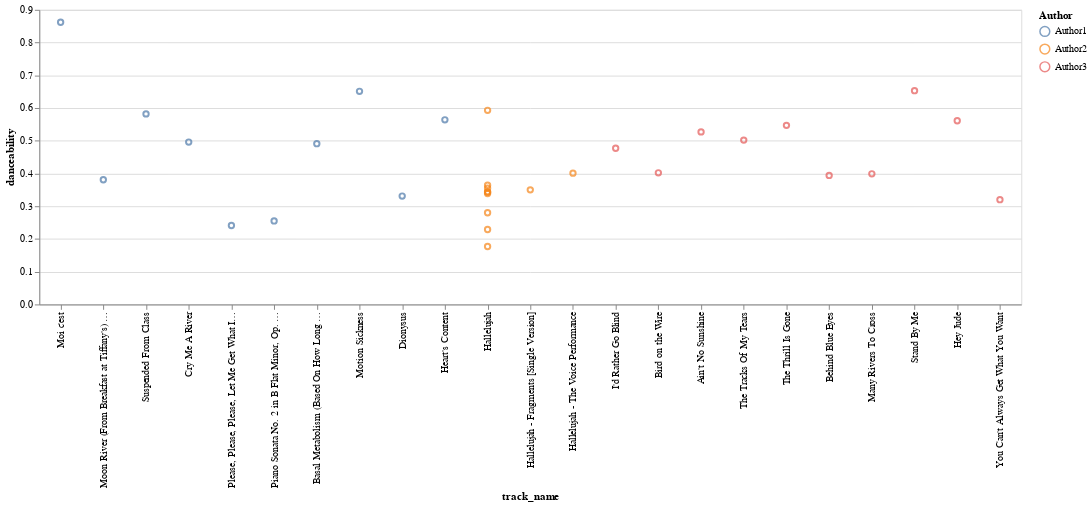

Notebook source saved alongside this figure:
### Markdown cell above
In the above cell, I picked 3 playlists from 3 users and combine them into one dataframe for the graph below.

### Code cell
alt.Chart(combined).mark_point().encode(
    x=alt.X("track_name", sort=None),
    y='danceability',
    color="Author",
    tooltip=["artist", "track_name"]
).properties(
    width=1000
)

### Figure 1 — Vega-Lite specification as saved in the notebook (floating-point values rounded to 4 significant figures)
{"config": {"view": {"continuousWidth": 400, "continuousHeight": 300}}, "data": {"name": "data-126dca9d9cb0be4974a0300d5e490f2f"}, "mark": "point", "encoding": {"color": {"field": "Author", "type": "nominal"}, "tooltip": [{"field": "artist", "type": "nominal"}, {"field": "track_name", "type": "nominal"}], "x": {"field": "track_name", "sort": null, "type": "nominal"}, "y": {"field": "danceability", "type": "quantitative"}}, "width": 1000, "$schema": "https://vega.github.io/schema/vega-lite/v4.17.0.json", "datasets": {"data-126dca9d9cb0be4974a0300d5e490f2f": [{"artist": "Camélia Jordana", "album": "Camelia Jordana", "track_name": "Moi c'est", "track_id": "0cgWTzGYVUWELohSykTxrb", "danceability": 0.862, "energy": 0.409, "key": 6, "loudness": -10.26, "mode": 0, "speechiness": 0.0399, "instrumentalness": 0.0871, "liveness": 0.0927, "valence": 0.8, "tempo": 135.0, "duration_ms": 170893, "time_signature": 4, "popularity": 56.0, "Author": "Author1"}, {"artist": "Audrey Hepburn", "album": "Moon River (Breakfast at Tiffany's) [Remastered]", "track_name": "Moon River (From Breakfast at Tiffany's) [Remastered]", "track_id": "1XwAKjAZ1xDZOcuyZoqce4", "danceability": 0.381, "energy": 0.0251, "key": 10, "loudness": -19.13, "mode": 1, "speechiness": 0.0327, "instrumentalness": 0.00109, "liveness": 0.099, "valence": 0.173, "tempo": 85.97, "duration_ms": 123160, "time_signature": 3, "popularity": 56.0, "Author": "Author1"}, {"artist": "Camera Obscura", "album": "Underachievers Please Try Harder", "track_name": "Suspended From Class", "track_id": "2YDmCSVs46QrhD2sqYGGqx", "danceability": 0.582, "energy": 0.562, "key": 9, "loudness": -8.985, "mode": 1, "speechiness": 0.0258, "instrumentalness": 0.0126, "liveness": 0.0682, "valence": 0.707, "tempo": 131.6, "duration_ms": 226227, "time_signature": 4, "popularity": 32.0, "Author": "Author1"}, {"artist": "Julie London", "album": "Julie Is Her Name", "track_name": "Cry Me A River", "track_id": "7f6AAixCrVar1ZY7RPHDfM", "danceability": 0.496, "energy": 0.0688, "key": 4, "loudness": -14.93, "mode": 0, "speechiness": 0.0545, "instrumentalness": 0.00229, "liveness": 0.112, "valence": 0.161, "tempo": 119.9, "duration_ms": 178573, "time_signature": 4, "popularity": 59.0, "Author": "Author1"}, {"artist": "The Smiths", "album": "Hatful of Hollow", "track_name": "Please, Please, Please, Let Me Get What I Want - 2011 Remaster", "track_id": "6BrMEbPSSj55nQhkgf6DnE", "danceability": 0.241, "energy": 0.468, "key": 2, "loudness": -9.579, "mode": 1, "speechiness": 0.0272, "instrumentalness": 0.0, "liveness": 0.161, "valence": 0.451, "tempo": 91.58, "duration_ms": 112707, "time_signature": 3, "popularity": 69.0, "Author": "Author1"}, {"artist": "Hélène Grimaud", "album": "Chopin / Rachmaninov: Piano Sonatas", "track_name": "Piano Sonata No. 2 in B Flat Minor, Op. 36: II. Non allegro - Lento", "track_id": "79O3P99BRXIOWuARKZXNnT", "danceability": 0.255, "energy": 0.0496, "key": 4, "loudness": -24.64, "mode": 0, "speechiness": 0.0469, "instrumentalness": 0.869, "liveness": 0.0686, "valence": 0.0385, "tempo": 72.58, "duration_ms": 445800, "time_signature": 4, "popularity": 4.0, "Author": "Author1"}, {"artist": "Fred Astaire", "album": "Funny Face (Original Motion Picture Soundtrack / Expanded Edition)", "track_name": "Basal Metabolism (Based On How Long Has This Been Going On)", "track_id": "3jV7xeKd7V5suD6w9qCT2m", "danceability": 0.491, "energy": 0.445, "key": 4, "loudness": -10.7, "mode": 0, "speechiness": 0.074, "instrumentalness": 0.164, "liveness": 0.0694, "valence": 0.451, "tempo": 114.5, "duration_ms": 173960, "time_signature": 4, "popularity": 12.0, "Author": "Author1"}, {"artist": "Phoebe Bridgers", "album": "Stranger in the Alps (Deluxe Edition)", "track_name": "Motion Sickness", "track_id": "25Syi9wnfn6ZGAmiOBypPq", "danceability": 0.651, "energy": 0.546, "key": 1, "loudness": -9.021, "mode": 1, "speechiness": 0.0357, "instrumentalness": 0.0437, "liveness": 0.0842, "valence": 0.623, "tempo": 107.0, "duration_ms": 229760, "time_signature": 4, "popularity": 65.0, "Author": "Author1"}, {"artist": "The Buttertones", "album": "Buttertones", "track_name": "Dionysus", "track_id": "7wYU1avLwl1Gtkib8OTrZp", "danceability": 0.331, "energy": 0.61, "key": 9, "loudness": -8.138, "mode": 1, "speechiness": 0.0293, "instrumentalness": 0.0548, "liveness": 0.14, "valence": 0.55, "tempo": 132.7, "duration_ms": 209040, "time_signature": 4, "popularity": 52.0, "Author": "Author1"}, {"artist": "Brandi Carlile", "album": "Bear Creek", "track_name": "Heart's Content", "track_id": "0pegFWSUOTiG0sLVEfxtvA", "danceability": 0.564, "energy": 0.209, "key": 3, "loudness": -8.922, "mode": 1, "speechiness": 0.0317, "instrumentalness": 3.99e-05, "liveness": 0.107, "valence": 0.402, "tempo": 109.0, "duration_ms": 214667, "time_signature": 4, "popularity": 60.0, "Author": "Author1"}, {"artist": "Various Artists", "album": "Shrek", "track_name": "Hallelujah", "track_id": "5USZyz6dnBEn1oLsKcAKQy", "danceability": 0.344, "energy": 0.196, "key": 9, "loudness": -7.518, "mode": 0, "speechiness": 0.032, "instrumentalness": 0, "liveness": 0.104, "valence": 0.45, "tempo": 72.61, "duration_ms": 248800, "time_signature": 4, "popularity": 58.0, "Author": "Author2"}, {"artist": "Tori Kelly", "album": "Hallelujah (From \"Sing\" Original Motion Picture Soundtrack)", "track_name": "Hallelujah", "track_id": "3wWinz94TSPWe6CgTaSK6x", "danceability": 0.229, "energy": 0.239, "key": 1, "loudness": -9.146, "mode": 0, "speechiness": 0.0307, "instrumentalness": 0, "liveness": 0.117, "valence": 0.202, "tempo": 94.69, "duration_ms": 207987, "time_signature": 3, "popularity": 54.0, "Author": "Author2"}, {"artist": "Pentatonix", "album": "A Pentatonix Christmas Deluxe", "track_name": "Hallelujah", "track_id": "0HZk0QsXPhMNAWNDR3rYE8", "danceability": 0.364, "energy": 0.378, "key": 7, "loudness": -7.381, "mode": 0, "speechiness": 0.0331, "instrumentalness": 0, "liveness": 0.339, "valence": 0.366, "tempo": 89.92, "duration_ms": 268960, "time_signature": 3, "popularity": 61.0, "Author": "Author2"}, {"artist": "Kate Voegele", "album": "Don't Look Away", "track_name": "Hallelujah", "track_id": "5OqW09kxGmc6b5xGFmln1b", "danceability": 0.593, "energy": 0.217, "key": 2, "loudness": -7.474, "mode": 0, "speechiness": 0.0282, "instrumentalness": 0, "liveness": 0.117, "valence": 0.365, "tempo": 107.9, "duration_ms": 294200, "time_signature": 3, "popularity": 40.0, "Author": "Author2"}, {"artist": "Jason Castro", "album": "Jason Castro (Deluxe)", "track_name": "Hallelujah", "track_id": "6hsP7b83RjEY51ENfo1ZOc", "danceability": 0.343, "energy": 0.241, "key": 0, "loudness": -10.98, "mode": 1, "speechiness": 0.0367, "instrumentalness": 0, "liveness": 0.107, "valence": 0.169, "tempo": 184.2, "duration_ms": 233240, "time_signature": 3, "popularity": 37.0, "Author": "Author2"}, {"artist": "Junkie XL", "album": "Zack Snyder's Justice League (Original Motion Picture Soundtrack)", "track_name": "Hallelujah", "track_id": "6y3zNyQbSnMN50uXN0r3X3", "danceability": 0.355, "energy": 0.193, "key": 8, "loudness": -11.07, "mode": 1, "speechiness": 0.039, "instrumentalness": 3.33e-06, "liveness": 0.132, "valence": 0.0693, "tempo": 103.8, "duration_ms": 370787, "time_signature": 4, "popularity": 32.0, "Author": "Author2"}, {"artist": "John Cale", "album": "Hallelujah", "track_name": "Hallelujah - Fragments [Single Version]", "track_id": "56GBItqD18Be9iN7zGqMX5", "danceability": 0.35, "energy": 0.272, "key": 0, "loudness": -8.655, "mode": 1, "speechiness": 0.0271, "instrumentalness": 6.88e-06, "liveness": 0.984, "valence": 0.232, "tempo": 100.3, "duration_ms": 281919, "time_signature": 3, "popularity": 41.0, "Author": "Author2"}, {"artist": "k.d. lang", "album": "Recollection", "track_name": "Hallelujah", "track_id": "5S0pF13mOsTnYweFwFy4D0", "danceability": 0.339, "energy": 0.184, "key": 4, "loudness": -8.624, "mode": 1, "speechiness": 0.0289, "instrumentalness": 2.71e-06, "liveness": 0.109, "valence": 0.0989, "tempo": 76.05, "duration_ms": 308440, "time_signature": 4, "popularity": 52.0, "Author": "Author2"}, {"artist": "Jordan Smith", "album": "The Complete Season 9 Collection (The Voice Performance)", "track_name": "Hallelujah - The Voice Performance", "track_id": "3LLYIitFpZSmXY95rQxw0E", "danceability": 0.401, "energy": 0.373, "key": 2, "loudness": -6.947, "mode": 1, "speechiness": 0.0257, "instrumentalness": 0, "liveness": 0.117, "valence": 0.109, "tempo": 94.52, "duration_ms": 189093, "time_signature": 3, "popularity": 36.0, "Author": "Author2"}, {"artist": "Alexandra Burke", "album": "Overcome", "track_name": "Hallelujah", "track_id": "5IaR621NoOM6i5KTcuNRHM", "danceability": 0.177, "energy": 0.425, "key": 2, "loudness": -6.211, "mode": 0, "speechiness": 0.0291, "instrumentalness": 0, "liveness": 0.195, "valence": 0.0942, "tempo": 182.6, "duration_ms": 217827, "time_signature": 3, "popularity": 65.0, "Author": "Author2"}, {"artist": "Leonard Cohen", "album": "Various Positions", "track_name": "Hallelujah", "track_id": "7yzbimr8WVyAtBX3Eg6UL9", "danceability": 0.28, "energy": 0.344, "key": 0, "loudness": -12.58, "mode": 1, "speechiness": 0.0293, "instrumentalness": 0.00642, "liveness": 0.133, "valence": 0.232, "tempo": 171.1, "duration_ms": 277160, "time_signature": 3, "popularity": 64.0, "Author": "Author2"}, {"artist": "Etta James", "album": "Tell Mama", "track_name": "I'd Rather Go Blind", "track_id": "1kPBT8S2wJFNAyBMnGVZgL", "danceability": 0.477, "energy": 0.433, "key": 11, "loudness": -6.473, "mode": 0, "speechiness": 0.0247, "instrumentalness": 0.000195, "liveness": 0.151, "valence": 0.611, "tempo": 82.52, "duration_ms": 156653, "time_signature": 3, "popularity": 71.0, "Author": "Author3"}, {"artist": "Leonard Cohen", "album": "Songs From A Room", "track_name": "Bird on the Wire", "track_id": "3M0QK0bYdiGMu6JNoPk8YG", "danceability": 0.402, "energy": 0.114, "key": 9, "loudness": -15.69, "mode": 1, "speechiness": 0.0321, "instrumentalness": 0.0024, "liveness": 0.318, "valence": 0.191, "tempo": 128.3, "duration_ms": 206373, "time_signature": 3, "popularity": 50.0, "Author": "Author3"}, {"artist": "Bill Withers", "album": "Just As I Am", "track_name": "Ain't No Sunshine", "track_id": "1k1Bqnv2R0uJXQN4u6LKYt", "danceability": 0.527, "energy": 0.415, "key": 4, "loudness": -11.45, "mode": 0, "speechiness": 0.122, "instrumentalness": 1.72e-05, "liveness": 0.117, "valence": 0.515, "tempo": 78.17, "duration_ms": 125093, "time_signature": 4, "popularity": 79.0, "Author": "Author3"}, {"artist": "Smokey Robinson & The Miracles", "album": "Going To A Go-Go", "track_name": "The Tracks Of My Tears", "track_id": "6QyQmdvQ1ywNccYa0pwLNQ", "danceability": 0.502, "energy": 0.333, "key": 7, "loudness": -10.91, "mode": 1, "speechiness": 0.0264, "instrumentalness": 0.0, "liveness": 0.222, "valence": 0.729, "tempo": 96.98, "duration_ms": 174360, "time_signature": 4, "popularity": 63.0, "Author": "Author3"}, {"artist": "B.B. King", "album": "Completely Well", "track_name": "The Thrill Is Gone", "track_id": "4NQfrmGs9iQXVQI9IpRhjM", "danceability": 0.547, "energy": 0.46, "key": 11, "loudness": -8.759, "mode": 0, "speechiness": 0.0256, "instrumentalness": 0.442, "liveness": 0.0983, "valence": 0.543, "tempo": 90.77, "duration_ms": 324733, "time_signature": 4, "popularity": 63.0, "Author": "Author3"}, {"artist": "The Who", "album": "Who's Next (Deluxe Edition)", "track_name": "Behind Blue Eyes", "track_id": "0cKk8BKEi7zXbdrYdyqBP5", "danceability": 0.394, "energy": 0.622, "key": 4, "loudness": -8.258, "mode": 0, "speechiness": 0.0336, "instrumentalness": 4.45e-05, "liveness": 0.0892, "valence": 0.342, "tempo": 126.8, "duration_ms": 221427, "time_signature": 4, "popularity": 72.0, "Author": "Author3"}, {"artist": "Jimmy Cliff", "album": "Wonderful World, Beautiful People", "track_name": "Many Rivers To Cross", "track_id": "1dZxI6OuzwJ283y3gOU1Kq", "danceability": 0.399, "energy": 0.212, "key": 5, "loudness": -16.03, "mode": 1, "speechiness": 0.0747, "instrumentalness": 0.000434, "liveness": 0.116, "valence": 0.149, "tempo": 137.8, "duration_ms": 164067, "time_signature": 4, "popularity": 50.0, "Author": "Author3"}, {"artist": "Ben E. King", "album": "Stand By Me", "track_name": "Stand By Me", "track_id": "2KQM3kDM0zMBC9iynePBbS", "danceability": 0.653, "energy": 0.334, "key": 9, "loudness": -6.955, "mode": 1, "speechiness": 0.0313, "instrumentalness": 3.47e-05, "liveness": 0.123, "valence": 0.665, "tempo": 119.5, "duration_ms": 174253, "time_signature": 4, "popularity": 58.0, "Author": "Author3"}, {"artist": "Wilson Pickett", "album": "Hey Jude", "track_name": "Hey Jude", "track_id": "1MMp1H2Kib2BCDtdL5nL63", "danceability": 0.561, "energy": 0.385, "key": 6, "loudness": -15.33, "mode": 1, "speechiness": 0.0323, "instrumentalness": 0.000496, "liveness": 0.171, "valence": 0.664, "tempo": 81.6, "duration_ms": 247733, "time_signature": 4, "popularity": 54.0, "Author": "Author3"}, {"artist": "The Rolling Stones", "album": "Let It Bleed", "track_name": "You Can't Always Get What You Want", "track_id": "6lFZbCc7pn6Lme1NP7qQqQ", "danceability": 0.32, "energy": 0.62, "key": 0, "loudness": -9.686, "mode": 1, "speechiness": 0.0594, "instrumentalness": 6.36e-05, "liveness": 0.253, "valence": 0.472, "tempo": 86.33, "duration_ms": 448720, "time_signature": 4, "popularity": 69.0, "Author": "Author3"}]}}
